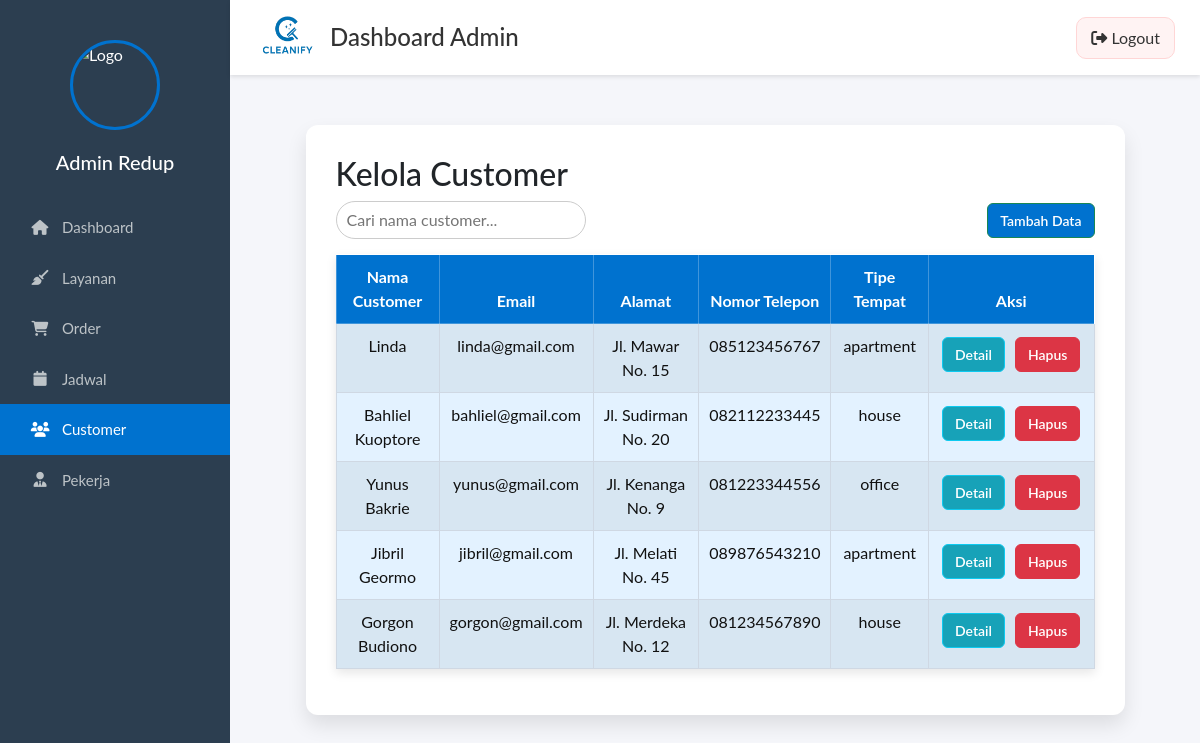
The page /Frontend/Admin/dashboard.php?page=customer (signed in) on the database its author committed.
### tables this page shows
CREATE TABLE `customers` (
  `id` bigint(20) UNSIGNED NOT NULL,
  `name` varchar(100) NOT NULL,
  `email` varchar(100) DEFAULT NULL,
  `phone` varchar(20) DEFAULT NULL,
  `address` mediumtext DEFAULT NULL,
  `contact_preference` enum('phone','email','whatsapp') DEFAULT 'whatsapp',
  `property_type` enum('apartment','house','office','other') DEFAULT 'apartment',
  `property_size_sqm` int(11) DEFAULT NULL,
  `full_address` mediumtext DEFAULT NULL,
  `created_at` timestamp NOT NULL DEFAULT current_timestamp(),
  `updated_at` timestamp NOT NULL DEFAULT current_timestamp() ON UPDATE current_timestamp()
);

### Frontend/Admin/customer/customer.php (the view, shortened to what this page needs)
<?php
require __DIR__ . '/../../../Backend/db.php';
$dash = rtrim(dirname($_SERVER['SCRIPT_NAME']), '/') . '/dashboard.php';
$limit = 5;
$p = isset($_GET['p']) ? (int)$_GET['p'] : 1;
$start = ($p - 1) * $limit;
$stmt = $conn->prepare("
  SELECT id, name, email, address, phone, property_type
  FROM customers
  ORDER BY id DESC
  LIMIT ?, ?
");
$stmt->bind_param("ii", $start, $limit);
$stmt->execute();
$result = $stmt->get_result();
?>
<!DOCTYPE html>
<html>
<head>
</head>
<body>
  <div class="cleanify-card">
    <h2>Kelola Customer</h2>
    <div class="top-bar">
      <div class="search">
        <input type="text" id="searchCustomer" placeholder="Cari nama customer..." class="search-input">
      </div>
      <div class="add-btn">
        <a href="<?= htmlspecialchars($dash) ?>?page=customer_tambah" class="btn btn-success">Tambah Data</a>
      </div>
    </div>
    <table class="table table-bordered table-striped">
      <thead class="table-success">
        <tr>
          <th>Nama Customer</th>
          <th>Email</th>
          <th>Alamat</th>
          <th>Nomor Telepon</th>
          <th>Tipe Tempat</th>
          <th>Aksi</th>
        </tr>
      </thead>
      <tbody id="customerData">
        <?php if ($result && $result->num_rows > 0): ?>
          <?php while($row = $result->fetch_assoc()): ?>
            <tr>
              <td><?= htmlspecialchars($row['name'] ?? ''); ?></td>
              <td><?= htmlspecialchars($row['email'] ?? ''); ?></td>
              <td><?= htmlspecialchars($row['address'] ?? ''); ?></td>
              <td><?= htmlspecialchars($row['phone'] ?? ''); ?></td>
              <td><?= htmlspecialchars($row['property_type'] ?? ''); ?></td>
              <td class="td-aksi">
                <a href="<?= htmlspecialchars($dash) ?>?page=customer_detail&id=<?= (int)$row['id']; ?>" class="btn btn-info btn-sm">Detail</a>
                <a href="<?= htmlspecialchars($dash) ?>?page=customer_delete&id=<?= (int)$row['id']; ?>"
                   onclick="return confirm('Hapus customer ini?');"
                   class="btn btn-danger btn-sm">Hapus</a>
              </td>
            </tr>
          <?php endwhile; ?>
        <?php else: ?>
          <tr><td colspan="6" class="text-center">Data customer tidak tersedia.</td></tr>
        <?php endif; ?>
      </tbody>
    </table>
  </div>
</body>
</html>

### Frontend/Admin/dashboard.php (style rules this page uses)
body { background: #f5f6fa; font-family: 'Lato', sans-serif; margin: 0; }

### Frontend/Admin/customer/customer.php (style rules this page uses)
.cleanify-card { background: white; padding: 30px; border-radius: 12px; box-shadow: 0 10px 20px rgba(0,0,0,0.1); margin: 20px auto; width: 90%; }
.top-bar { display: flex; justify-content: space-between; align-items: center; margin-bottom: 15px; gap: 12px; }
.top-bar .search { flex: 1; }
.search-input { padding: 6px 10px; border-radius: 50px; border: 1px solid #ccc; width: 250px; outline: none; }
.table { width: 100%; border-collapse: collapse; box-shadow: 0 4px 10px rgba(0,0,0,0.1); background: #fff; }
.table th { background-color: #0072CF; color: white; padding: 10px; font-weight: bold; text-align: center; border: 1px solid rgba(255,255,255,0.25); }
.table td { padding: 10px; background: #e3f2ff; text-align: center; border: 1px solid #cfd8e3; color: #111; }
.td-aksi { text-align: center; white-space: nowrap; }
.td-aksi a { display: inline-block; margin: 3px; }
.btn { padding: 6px 12px; border-radius: 6px; font-size: 14px; text-decoration: none; font-weight: 600; display: inline-block; }
.btn-success { background: #0072CF; color: white; }
.btn-info { background: #17a2b8; color: white; }
.btn-danger { background: #dc3545; color: white; }

### rows shown on the page
customers: name "Linda", email "linda@gmail.com", address "Jl. Mawar No. 15", phone "085123456767", property_type "apartment"
customers: name "Bahliel Kuoptore", email "bahliel@gmail.com", address "Jl. Sudirman No. 20", phone "082112233445", property_type "house"
customers: name "Yunus Bakrie", email "yunus@gmail.com", address "Jl. Kenanga No. 9", phone "081223344556", property_type "office"
customers: name "Jibril Geormo", email "jibril@gmail.com", address "Jl. Melati No. 45", phone "089876543210", property_type "apartment"
customers: name "Gorgon Budiono", email "gorgon@gmail.com", address "Jl. Merdeka No. 12", phone "081234567890", property_type "house"
